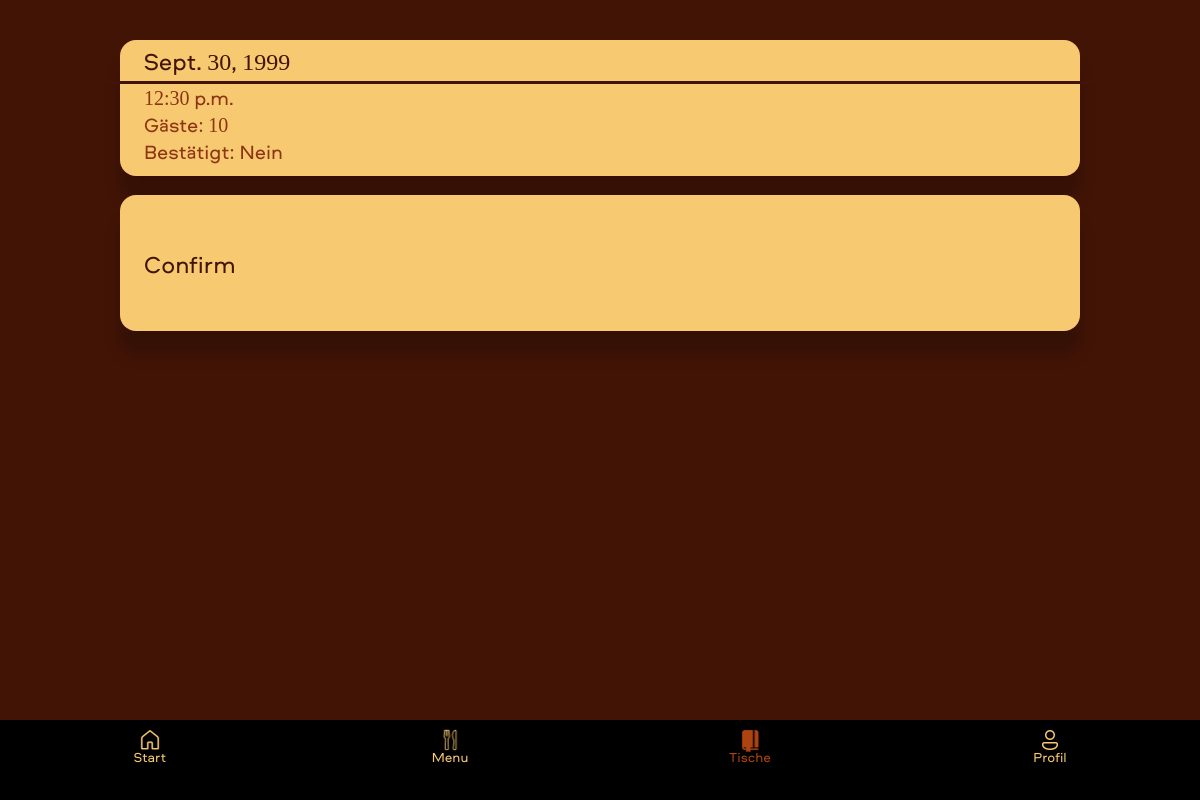
/orders_admin/ (signed in), run on an earlier commit of the app's database.
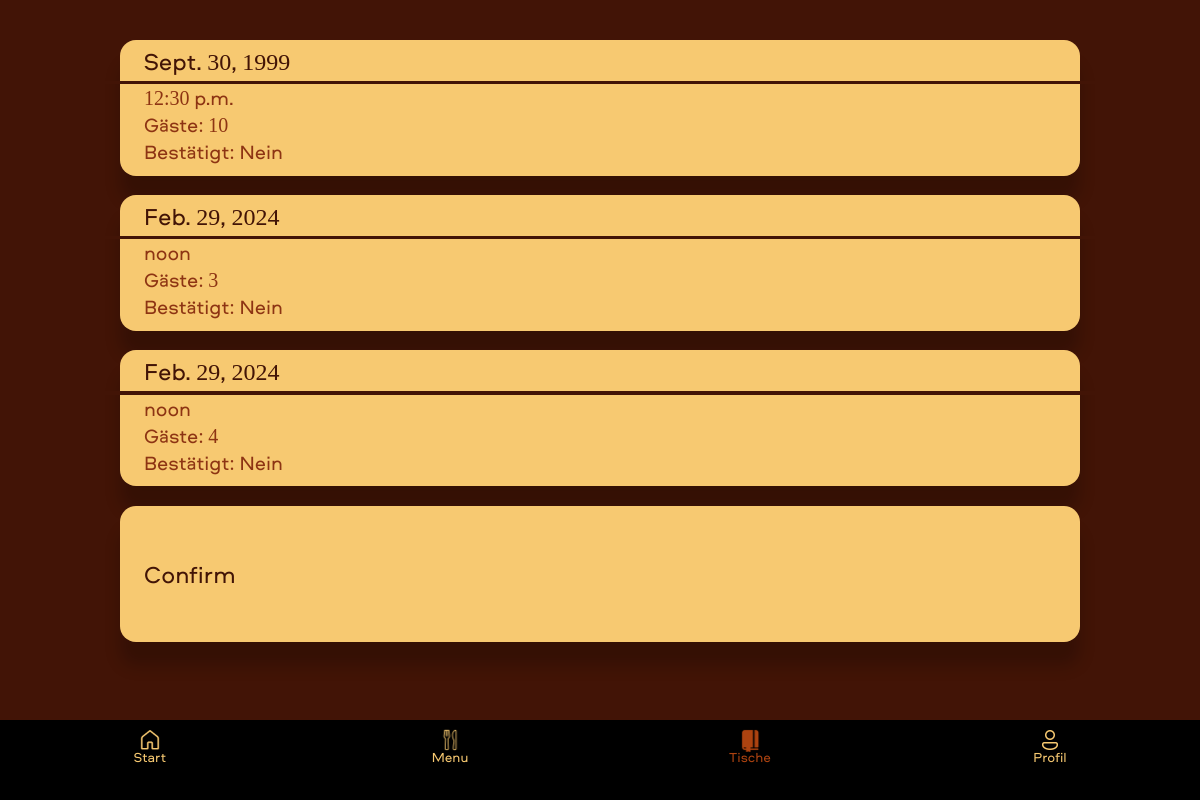
And on a later commit of the database.
### reservation_app/models.py (models this page shows, shortened)
class Book(models.Model):
    user = models.ForeignKey(settings.AUTH_USER_MODEL, on_delete=models.CASCADE, default=1)
    last_name = models.CharField(default='', max_length=50)
    time = models.TimeField(default='12:30:00')
    date = models.DateField(default='2024-02-19')
    guests = models.IntegerField(default= '',null=False)
    confirmation= models.CharField(default='Nein', max_length=20)
    fcm_token = models.CharField(max_length=255, blank=True, null=True)
    phone     = models.CharField(max_length=30,blank=True,null=True)
    comment   = models.CharField(max_length=300,blank=True,null=True)
    decoration = models.BooleanField(default=False)
    color =    models.CharField(max_length=300,blank=True,null=True)

### reservation_app/views.py (the view)
# urls.py: path('orders_admin/', views.orders_admin, name='orders_admin'),
def orders_admin(request):
    if request.user.is_superuser:
        user_orders = Book.objects.filter(confirmation='Nein')
        return render(request, 'orders_admin.html', {'user_orders': user_orders})
    else:
        return redirect('home')

### reservation_app/templates/orders_admin.html (shortened to what this page needs)
{% extends 'base.html' %}
{% block content %}
     {% if user.is_authenticated %}
     <div class="tables-container">
     {% for order in user_orders %}
     <div class="table_button"><label>{{ order.date }} </label>
      <hr>
      <div class="text_st">
      <br>{{ order.time }} <br> Gäste: {{ order.guests }} <br> Bestätigt: {{ order.confirmation }}<br><br></label>
    </div>
     {% endfor %}
     {% endif %}
    <a href="{% url 'confirm' %}">
      <button class="table_button"><label>Confirm</label></button>
      <br/>
<br/>
<br/>
<br/>
<br/>
<br/>
  </a>
</div>
     {% load static %}
<a href="{% url 'home' %}">
  <button class="tabbar home">
      <img src="{% static 'icons/home.png' %}">
      <br>
      Start
  </button>
</a>
<a href="{% url 'menu' %}">
  <button class="tabbar menu">
      <img src="{% static 'icons/menu.png' %}" >
      <br>
      Menu
  </button>
</a>
<a href="{% url 'user_orders' %}">
  <button class="tabbar mybook">
      <img src="{% static 'icons/tables_active.png' %}">
      <br>
      Tische
  </button>
</a>
{% if user.is_authenticated %}
<a href="{% url 'account' %}">
  <button class="tabbar login_user">
      <img src="{% static 'icons/account.png' %}">
      <br>
      Profil
  </button>
</a>
{% endif %}
{% endblock %}

What changed in the data, as far as the page shows it:
added Book: date "Feb. 29, 2024", time "noon", guests "3", confirmation "Nein"
added Book: date "Feb. 29, 2024", time "noon", guests "4", confirmation "Nein"
